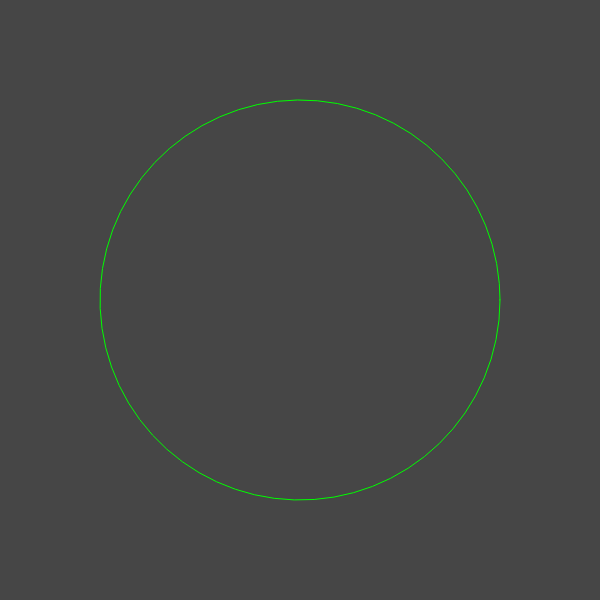
Frame 1 (no input)
Frame 60 (no input): identical to frame 1, image omitted
Frame 120 (the mouse pressed at the canvas centre since frame 60): identical to frame 1, image omitted

The p5.js sketch that drew this single still picture (run headless with seeded random() and noise() and a simulated clock; from frame 60 on, the mouse is pressed at the canvas centre):

// p5.js sketch
// ── sketch.js

function setup() {
  createCanvas(600,600);

}

function draw() {
  background(70);
  translate(width/2, height/2);
  stroke(0,255,0);
  noFill();
  var rad = 200;
  beginShape();
  for (var a = 0; a < TWO_PI; a += 0.1) {
    var x = rad * cos(a);
    var y = rad * sin(a);
    vertex(x,y);
  }
  endShape(CLOSE);
}
